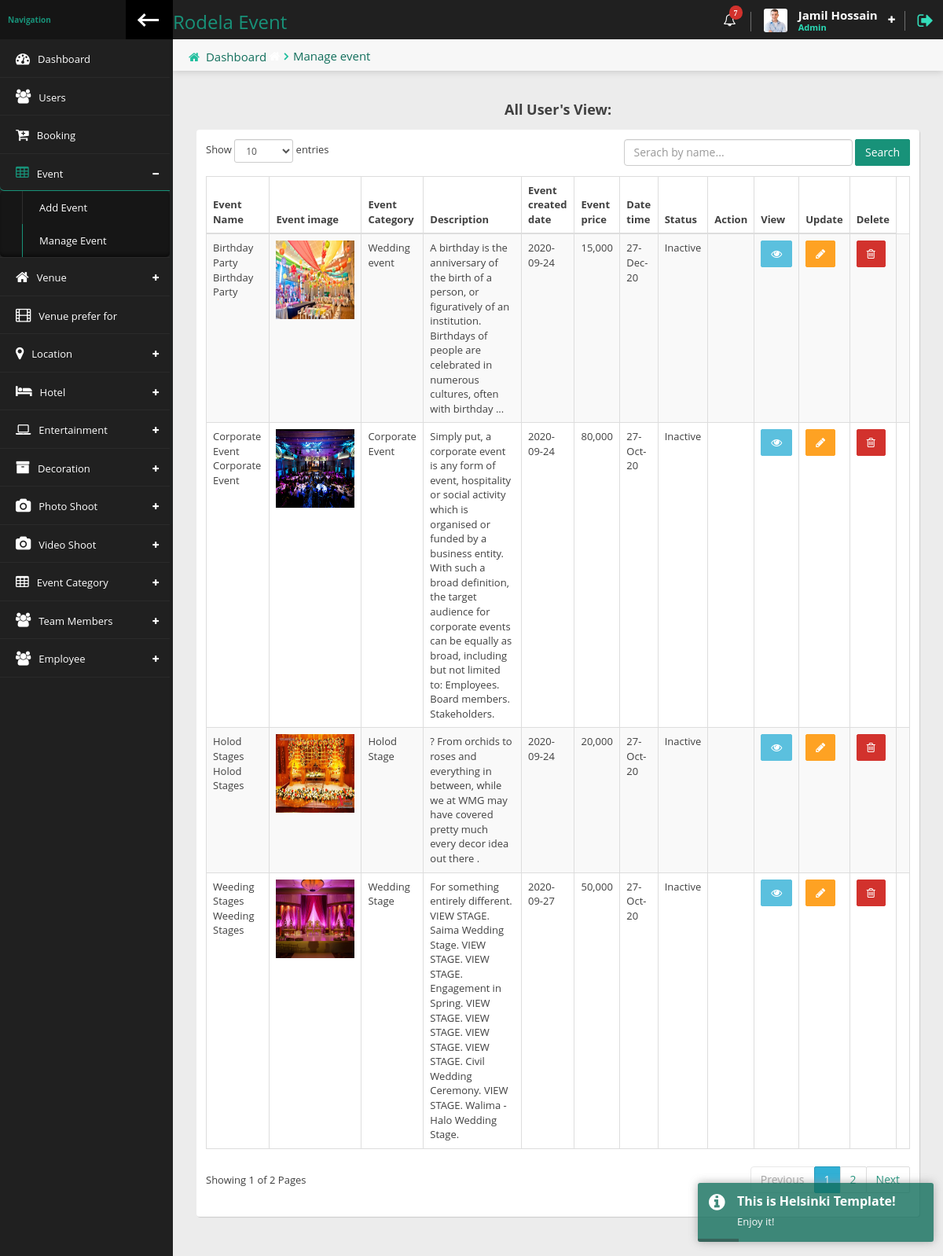
Page /Admin/manage-events.php (signed in) on the committed database.
### tables this page shows
CREATE TABLE `events` (
  `id` int(5) NOT NULL,
  `event_name` varchar(150) NOT NULL,
  `event_image` varchar(250) NOT NULL,
  `event_category` varchar(200) NOT NULL,
  `description` text NOT NULL,
  `event_purchase_date` varchar(50) NOT NULL,
  `event_price` varchar(10) NOT NULL,
  `event_qty` int(6) NOT NULL,
  `available_qty` int(6) NOT NULL,
  `datetime` timestamp NOT NULL DEFAULT current_timestamp() ON UPDATE current_timestamp(),
  `user_username` varchar(50) NOT NULL,
  `status` int(2) NOT NULL
);

### Admin/manage-events.php (the view, shortened to what this page needs)
<?php
    require_once 'header.php';
?>
            <div class="content">
                <div class="content-header">
                    <div class="leftside-content-header">
                        <ul class="breadcrumbs">
                            <li><i class="fa fa-home" aria-hidden="true"></i><a href="#">Dashboard</a></li>
                            <li><i class="fa fa-home" aria-hidden="true"></i><a href="manage-events.php">Manage event</a></li>
                        </ul>
                    </div>
                </div>
                <div class="row animated fadeInRight">
                <div class="col-sm-12">
                    <h4 class="section-subtitle text-center"><b>All User's View:</b></h4>
                    <div class="panel">
                        <div class="panel-content">
                            <div class="table-responsive">
                            <div id="basic-table_wrapper" class="dataTables_wrapper form-inline dt-bootstrap no-footer"><div class="row"><div class="col-sm-6"><div class="dataTables_length" id="basic-table_length"><label>Show <select name="basic-table_length" aria-controls="basic-table" class="form-control input-sm"><option value="10">10</option><option value="25">25</option><option value="50">50</option><option value="100">100</option></select> entries</label></div></div><div class="col-sm-6"><div id="basic-table_filter" class="dataTables_filter">
                        <form action="">
                            <div class="col-md-">
                            <input type="text" name="search" size="30"  class="form-control" placeholder="Serach by name..." value="<?= isset($searchKey) ? $searchKey: '' ?>">
                            <button class="btn btn-primary" name="submit">Search</button>
                            </div>
                        </form>
                            </div></div></div><div class="row"><div class="col-sm-12"><table id="basic-table" class="data-table table table-striped nowrap table-hover dataTable no-footer" cellspacing="0" width="100%" role="grid" aria-describedby="basic-table_info" style="width: 100%;">
                                <table id="basic-table" class="data-table table table-striped nowrap table-hover table-bordered" cellspacing="0" width="100%">
                                    <thead>
                                    <tr>
                                        <th>Event Name</th>
                                        <th>Event image</th>
                                        <th>Event Category</th>
                                        <th>Description</th>
                                        <th>Event created date</th>
                                        <th>Event price</th>
                                        <th>Date time</th>
                                        <th>Status</th>
                                        <th>Action</th>
                                        <th>View</th>
                                        <th>Update</th>
                                        <th>Delete</th>
                                    </tr>
                                    </thead>
                                    <tbody>
                     <?php
                          $parpage = 4;
                          $result = mysqli_query($con, "SELECT * FROM `events`");
                          $total_data = mysqli_num_rows($result);
                          $total_page = ceil($total_data / $parpage);
                          if(isset($_GET['page'])){
                              $page = $_GET['page'];
                          }else{
                              $page = 1;
                          }
                          $limit = ($page - 1) * $parpage;
                          $result = mysqli_query($con, "SELECT * FROM `events` LIMIT ". $limit . ','.$parpage);
                          while ($event_row = mysqli_fetch_array($result)){
                    ?>
                                         <tr>
                                            <td><?= ucwords($event_row['event_name'] . ' '. $event_row['event_name']) ?> </td>
                                            <td> <img src="images/event-images/<?= $event_row['event_image'] ?>" alt="" width="100px" height="100px" class="fluid"> </td>
                                            <td><?= $event_row['event_category'] ?></td>
                                            <td><?= $event_row['description'] ?></td>
                                            <td><?= $event_row['event_purchase_date'] ?></td>
                                            <td><?= $event_row['event_price'] ?></td>
                                            <td><?= date('d-M-y', strtotime($event_row['datetime'] ))?> </td>
                                            <td><?= $event_row['status'] == 1 ? 'Active': 'Inactive' ?></td>
                                            <td>
                                            </td>
                                            <td>
                                                <a href="javascript: avoid(0)" class="btn btn-info" data-toggle="modal" data-target="#event-<?= $event_row['id'] ?>"><i class="fa fa-eye"></i></a>
                                            </td>
                                            <td>
                                                <a href="javascript: avoid(0)" class="btn btn-warning" data-toggle="modal" data-target="#event-update<?= $event_row['id'] ?>"><i class="fa fa-pencil"></i></a>
                                            </td>
                                            <td>
                                                <a href="delete.php?eventdelete=<?= base64_encode($event_row['id']) ?>" class="btn btn-danger" onclick="return confirm('Are you sure delete this event?')"><i class="fa fa-trash-o"></i></a>
                                            </td>
                                            <td>
                                            </td>
                                        </tr>
                                        <?php
                                            }
                                        ?>
                                       </tbody>
                            </table>
                        </div></div><div class="row"><div class="col-sm-5"><div class="dataTables_info" id="basic-table_info" role="status" aria-live="polite">Showing <?= $page ?> of <?= $total_page ?> Pages</div></div><div class="col-sm-7"><div class="dataTables_paginate paging_simple_numbers" id="basic-table_paginate"><ul class="pagination"><li class="paginate_button previous disabled" id="basic-table_previous">
<?php
    if($page > 1){?>
        <li><a href="manage-events.php?page=<?= $page-1 ?>" data-dt-idx="0" tabindex="0">Previous</a></li><li class="paginate_button">
        <?php
    }else{?>
        <a href="javasript:avoid(0)" aria-controls="basic-table" data-dt-idx="0" tabindex="0" class="btn btn-secondary disabled">Previous</a></li><li class="paginate_button">
        <?php
    }
    for($i = 1; $i <= $total_page; $i++){?>
        <a href="manage-events.php?page=<?= $i ?>" aria-controls="basic-table" data-dt-idx="0" tabindex="0" class="btn btn-info <?= $page == $i ? 'active':' '?>"><?= $i ?></a></li><li class="paginate_button">
        <?php
    }
    if( ($i > $page) && ($page < $total_page)){?>
        <a href="manage-events.php?page=<?= $page+1 ?>"  aria-controls="basic-table" data-dt-idx="0" tabindex="0" class="btn btn-secondary">Next</a></li><li class="paginate_button next" id="basic-table_next">
        <?php
    }else{?>
        <a href="javasript:avoid(0)"  aria-controls="basic-table" data-dt-idx="0" tabindex="0" class="btn btn-secondary disabled">Next</a></li><li class="paginate_button next" id="basic-table_next">
        <?php
    }
?>
                            </div>
                        </div>
                    </div>
                </div>
            </div>
<?php
    require_once 'footer.php';
?>

### Admin/header.php (shortened to what this page needs)
<?php
require_once '../dbcon.php';
  $page = explode('/', $_SERVER['PHP_SELF']);
  $page = end($page);
    $admin_login = $_SESSION['admin_login'];
    $data = mysqli_query($con, "SELECT * FROM `admin` WHERE `email` = '$admin_login'");
    $admin_info = mysqli_fetch_assoc($data);
?>
<!doctype html>
<html lang="en" class="fixed left-sidebar-top">
<head>
    <link href="assets/vendor/pace/pace-theme-minimal.css" rel="stylesheet" />
    <link rel="stylesheet" href="assets/vendor/bootstrap/css/bootstrap.css">
    <link rel="stylesheet" href="assets/vendor/font-awesome/css/font-awesome.css">
    <link rel="stylesheet" href="assets/vendor/animate.css/animate.css">
    <link rel="stylesheet" href="assets/vendor/toastr/toastr.min.css">
    <link rel="stylesheet" href="assets/vendor/magnific-popup/magnific-popup.css">
    <link rel="stylesheet" href="assets/stylesheets/css/style.css">
    <link rel="stylesheet" href="assets/vendor/data-table/media/css/dataTables.bootstrap.min.css">
    <link rel="stylesheet" href="https://cdn.datatables.net/1.10.22/css/dataTables.bootstrap.min.css">
</head>
<body>
    <div class="wrap">
        <div class="page-header">
            <div class="leftside-header">
                <div class="logo">
                    <a href="index.php" class="on-click">
                        <h3>Rodela Event</h3>
                    </a>
                </div>
            </div>
            <div class="rightside-header">
                <div class="header-section hidden-xs" id="notice-headerbox">
                    <div class="notice" id="alerts-notice">
                        <i class="fa fa-bell-o" aria-hidden="true"><span class="badge badge-xs badge-top-right x-danger">7</span></i>
                    </div>
                </div>
                <div class="header-section" id="user-headerbox">
                    <div class="user-header-wrap">
                        <div class="user-photo">
                            <img alt="profile photo" src="images/admin-profile/jamil.jpg" />
                        </div>
                        <div class="user-info">
                            <span class="user-name"><?= ucwords($admin_info['fname'].' '. ucwords($admin_info['lname'])) ?></span>
                            <span class="user-profile">Admin</span>
                        </div>
                        <i class="fa fa-plus icon-open" aria-hidden="true"></i>
                    </div>
                </div>
                <div class="header-section">
                    <a href="logout.php" data-toggle="tooltip" data-placement="left" title="Logout"><i class="fa fa-sign-out log-out" aria-hidden="true"></i></a>
                </div>
            </div>
        </div>
        <div class="page-body">
            <div class="left-sidebar">
                <div class="left-sidebar-header">
                    <div class="left-sidebar-title">Navigation</div>
                    <div class="left-sidebar-toggle c-hamburger c-hamburger--htla hidden-xs" data-toggle-class="left-sidebar-collapsed" data-target="html">
                        <span></span>
                    </div>
                </div>
                <div id="left-nav" class="nano">
                    <div class="nano-content">
                        <nav>
                            <ul class="nav nav-left-lines" id="main-nav">
                                <li class="<?= $page == 'index.php' ? 'active-item ' : '' ?>"><a href="index.php"><i class="fa fa-dashboard" aria-hidden="true"></i><span>Dashboard</span></a></li>
                                <li class="<?= $page == 'users.php' ? 'active-item ' : '' ?>"><a href="users.php"><i class="fa fa-users" aria-hidden="true"></i><span>Users</span></a></li>
                                <li class="<?= $page == 'booking.php' ? 'active-item ' : '' ?>"><a href="booking.php"><i class="fa fa-cart-plus" aria-hidden="true"></i><span>Booking</span></a></li>
                                <li class="has-child-item close-item <?= $page == 'add-events.php' ? 'open-item ' : '' ?><?= $page == 'manage-events.php' ? 'open-item ' : '' ?>">
                                    <a><i class="fa fa-table" aria-hidden="true"></i><span>Event</span></a>
                                    <ul class="nav child-nav level-1" style="">
                                        <li class="<?= $page == 'add-events.php' ? 'active-item ' : '' ?>"><a href="add-events.php">Add Event</a></li>
                                        <li class="<?= $page == 'manage-events.php' ? 'active-item ' : '' ?>"><a href="manage-events.php">Manage Event</a></li>
                                    </ul>
                                    <li class="has-child-item close-item <?= $page == 'add-venues.php' ? 'open-item ' : '' ?><?= $page == 'manage-venues.php' ? 'open-item ' : '' ?>">
                                    <a><i class="fa fa-home" aria-hidden="true"></i><span>Venue</span></a>
                                    <li class="<?= $page == 'add-preferFor.php' ? 'active-item ' : '' ?>"><a href="add-preferFor.php"><i class="fa fa-film" aria-hidden="true"></i><span>Venue prefer for</span></a></li>
                                    <li class="has-child-item close-item <?= $page == 'add-location.php' ? 'open-item ' : '' ?><?= $page == 'manage-location.php' ? 'open-item ' : '' ?>">
                                    <a><i class="fa fa-map-marker" aria-hidden="true"></i><span>Location</span></a>
                                    <li class="has-child-item close-item <?= $page == 'add-hotels.php' ? 'open-item ' : '' ?><?= $page == 'manage-hotels.php' ? 'open-item ' : '' ?>">
                                    <a><i class="fa fa-hotel" aria-hidden="true"></i><span>Hotel</span></a>
                                    <li class="has-child-item close-item <?= $page == 'add-entertainments.php' ? 'open-item ' : '' ?><?= $page == 'manage-entertainments.php' ? 'open-item ' : '' ?>">
                                    <a><i class="fa fa-laptop" aria-hidden="true"></i><span>Entertainment</span></a>
                                    <li class="has-child-item close-item <?= $page == 'add-decorations.php' ? 'open-item ' : '' ?><?= $page == 'manage-decorations.php' ? 'open-item ' : '' ?>">
                                    <a><i class="fa fa-archive" aria-hidden="true"></i><span>Decoration</span></a>
                                    <li class="has-child-item close-item <?= $page == 'add-photoshoots.php' ? 'open-item ' : '' ?><?= $page == 'manage-photoshoots.php' ? 'open-item ' : '' ?>">
                                    <a><i class="fa fa-camera" aria-hidden="true"></i><span>Photo Shoot</span></a>
                                    <li class="has-child-item close-item <?= $page == 'add-videoshoots.php' ? 'open-item ' : '' ?><?= $page == 'manage-videoshoots.php' ? 'open-item ' : '' ?>">
                                    <a><i class="fa fa-camera" aria-hidden="true"></i><span>Video Shoot</span></a>
                                    <li class="has-child-item close-item <?= $page == 'add-category.php' ? 'open-item ' : '' ?><?= $page == 'manage-category.php' ? 'open-item ' : '' ?>">
                                    <a><i class="fa fa-table" aria-hidden="true"></i><span>Event Category</span></a>
                                        </li>
                                    </ul>
                                    <li class="has-child-item close-item <?= $page == 'add-member.php' ? 'open-item ' : '' ?><?= $page == 'manage-member.php' ? 'open-item ' : '' ?>">
                                    <a><i class="fa fa-users" aria-hidden="true"></i><span>Team Members</span></a>
                                        </li>
                                    <li class="has-child-item close-item <?= $page == 'add-worker.php' ? 'open-item ' : '' ?><?= $page == 'manage-worker.php' ? 'open-item ' : '' ?>">
                                    <a><i class="fa fa-users" aria-hidden="true"></i><span>Employee</span></a>
                                        </li>
                        </nav>
                    </div>
                </div>
            </div>

### rows in the picture
events: event_name "Birthday Party Birthday Party", event_image (picture), event_category "Wedding event", description "A birthday is the anniversary of the birth of a person, or figuratively of an institution. Birthdays of people are celebrated in numerous cultures, often with birthday ...", event_purchase_date "2020-09-24", event_price "15,000", datetime "27-Dec-20", status "Inactive"
events: event_name "Corporate Event Corporate Event", event_image (picture), event_category "Corporate Event", description "Simply put, a corporate event is any form of event, hospitality or social activity which is organised or funded by a business entity. With such a broad definition, the target audience for corporate events can be equally as broad, including but not limited to: Employees. Board members. Stakeholders.", event_purchase_date "2020-09-24", event_price "80,000", datetime "27-Oct-20", status "Inactive"
events: event_name "Holod Stages Holod Stages", event_image (picture), event_category "Holod Stage", description "? From orchids to roses and everything in between, while we at WMG may have covered pretty much every decor idea out there .", event_purchase_date "2020-09-24", event_price "20,000", datetime "27-Oct-20", status "Inactive"
events: event_name "Weeding Stages Weeding Stages", event_image (picture), event_category "Wedding Stage", description "For something entirely different. VIEW STAGE. Saima Wedding Stage. VIEW STAGE. VIEW STAGE. Engagement in Spring. VIEW STAGE. VIEW STAGE. VIEW STAGE. VIEW STAGE. Civil Wedding Ceremony. VIEW STAGE. Walima - Halo Wedding Stage.", event_purchase_date "2020-09-27", event_price "50,000", datetime "27-Oct-20", status "Inactive"

### other values in the picture
$admin_info['fname'].' '. ucwords($admin_info['lname']) "Jamil Hossain"
$page "1"
$total_page "2"
